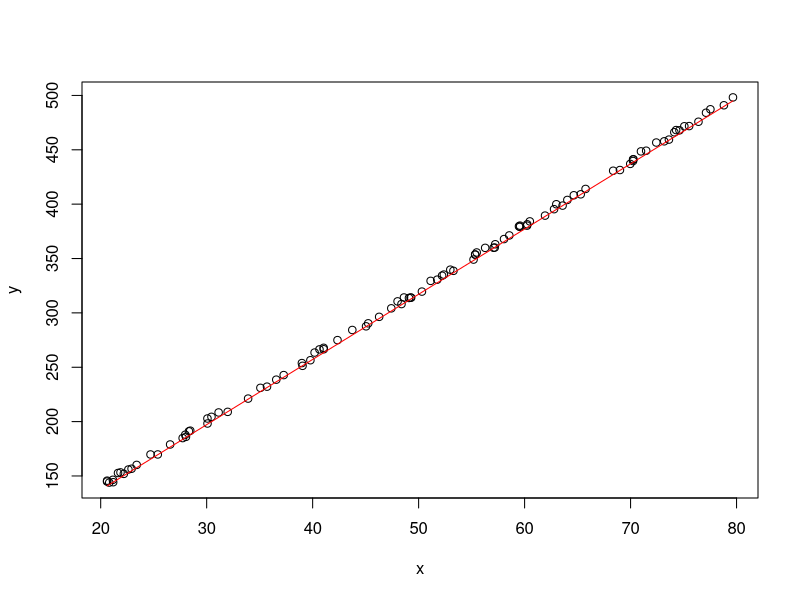

This chart was generated by the following R code:
#PART 2

line.minmax=function (x,y){ #line of best fit
  n = length(x)
  g = c(0,0,max(rep(1,n))) #this is going to be out theta
  A.upper= cbind (x, 1, max(-diag(n))) #first matrix 
  A.lower= cbind( x, 1, max(diag(n))) #the second matrix
  A= rbind(A.upper, A.lower)
  dir= c(rep("<=",n ), rep(">=",n)) #inequalities 
  RHS= c(y, y)
  lp("min", g, A, dir, RHS)$solution[1:2] # will show you the first two numbers  without the errors 
}

x= runif(100, min=20, max=80)
y= 6*x+20+ runif(100, min = -3, max=3) #runif is the noise 

plot(x,y)
curve( 5.9969*x+ 17.3148, add = TRUE, col="red")
